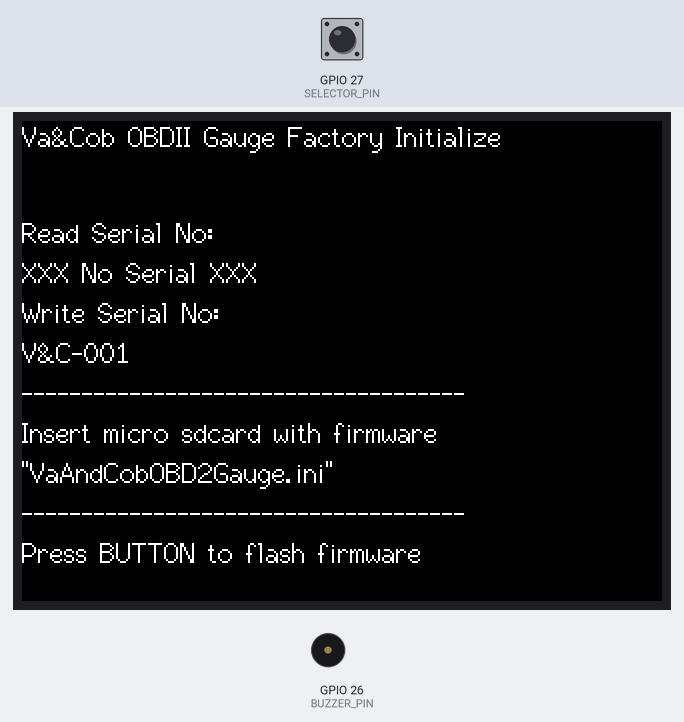
Simulated run of this sketch. Board: ESP32. Parts: 320×240 colour display, buzzer (waves = sounding, pin HIGH). The test bench sets the inputs (shaded band); at power-on: GPIO 27 (SELECTOR_PIN) HIGH. Storage starts empty; EEPROM starts erased; pins used as bus, display or sensor lines are not drawn; what the sketch prints to the serial monitor is not drawn.

Above: at 1.7 s.
1.8 s: GPIO 27 (SELECTOR_PIN) pulled LOW for 0.15 s
Timing chart, 0 to 4.8 s (numbered marks = the images above; inputs shaded):
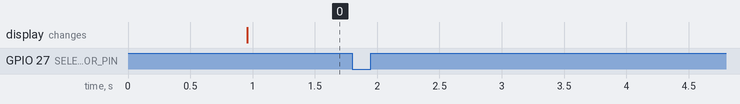

Measured:
- after the input at 1.8 s, every drawn part: stays the same

The sketch:

gauge_factory_init.ino
```cpp
/* This is the first sketch to upload for OBDII gauge
- add serial no. by set in #define serial_no
- micro sdcard firmware upload


*/

#include <Update.h>  //
#include <FS.h>      // File System
#include <SD.h>      // SD Card ESP32
#include <Preferences.h>//save permanent data
#include <TFT_eSPI.h> //Hardware-specific library

const String serial_to_write = "V&C-001";//010


//Pin configuration
#define SCA_PIN 21//not used same pin with TFT_BL
#define SCL_PIN 22//not used (avaialable) CAN_TX
#define ADC_PIN 35//not used (available)  CAN_RX
#define LED_RED_PIN 4
#define LED_GREEN_PIN 16
#define LED_BLUE_PIN 17
#define LDR_PIN 34    //LDR sensor
#define BUZZER_PIN 26//speaker
#define SELECTOR_PIN 27//push button
// setting PWM properties
#define backlightChannel 0
#define buzzerChannel 2

String line[12] = {"","","","","","","","","","","",""};//buffer for each line in terminal function
Preferences pref;//create preference

TFT_eSPI tft = TFT_eSPI();

//TERMINAL terminal for debugging display text
void Terminal(String texts,uint16_t x,uint16_t y,uint16_t w,uint16_t h) {
   uint8_t max_line = round((h-y)/16.0);
   tft.fillRect(x, y,x+ w,y+ h, TFT_BLACK);
   tft.setTextColor(TFT_WHITE);
   for (uint8_t i=0;i<max_line;i++) {
     if (i<=max_line - 2) {
      line[i] = line[i+1];
     } else {
       line[i] = texts;
     }
      tft.drawString(line[i],x,i*20+y,2);
   }//for

}

// perform the actual update from a given stream
void performUpdate(Stream &updateSource, size_t updateSize) {
   if (Update.begin(updateSize)) {

     //update progress
      Serial.print(F("Progress: "));
     Update //progress callback
     .onProgress([](size_t written, size_t total) {
      uint8_t progress = written * 100 / total;
      if (progress%10 == 0) {
        Serial.print(F("*"));
        Terminal("*",0,48,320,191);
      }

    });

      size_t written = Update.writeStream(updateSource, updateSize);
      if (written == updateSize) {
         Serial.println("Written : " + String(written) + " successfully");
      }
      else {
         Serial.println("Written only : " + String(written) + "/" + String(updateSize) + ". Retry?");
      }
      if (Update.end()) {
         Serial.println("OTA done!");
         if (Update.isFinished()) {
            Serial.println("Update successfully completed.");
            Terminal("Update successfully completed.",0,48,320,191);
            ESP.restart();
         }
         else {
            Serial.println("Update not finished? Something went wrong!");
         }
      }
      else {
         Serial.println("Error Occurred. Error #: " + String(Update.getError()));
      }

   }
   else
   {
      Serial.println("Not enough space to begin OTA");
   }
}

// check given FS for valid update.bin and perform update if available
void updateFromFS(fs::FS &fs) {
   File updateBin = fs.open("/VaAndCobOBD2Gauge.bin");
   if (updateBin) {
      if(updateBin.isDirectory()){
         Serial.println("Error, update.bin is not a file");
         updateBin.close();
         return;
      }

      size_t updateSize = updateBin.size();

      if (updateSize > 0) {
         Serial.println("Try to start update");
         performUpdate(updateBin, updateSize);
      }
      else {
         Serial.println("Error, file is empty");
      }

      updateBin.close();

      // whe finished remove the binary from sd card to indicate end of the process

   }
   else {
      Serial.println("Could not load update.bin from sd root");
   }
}
//---------------------------
void setup() {
  pinMode(SELECTOR_PIN,INPUT_PULLUP);//button
    //pwm setup
  ledcSetup(buzzerChannel, 1500, 10);//buzzer 10 bit
  ledcSetup(backlightChannel, 12000, 8);//backlight 8 bit
  ledcAttachPin(BUZZER_PIN, buzzerChannel);//attach buzzer

  Serial.begin(115200);
  delay(100);
  //init TFT display
  tft.init();
  tft.setRotation(1);//landcape
  ledcAttachPin(TFT_BL, backlightChannel);//attach backlight
  ledcWrite(backlightChannel, 255);//full bright
  tft.fillScreen(TFT_BLACK);//show start page
  tft.drawString("Va&Cob OBDII Gauge Factory Initialize",0,0,2);
  Serial.println("Va&Cob OBDII Gauge Factory Initialize");
  Serial.println("-------------------------------------");
  Serial.print("Read Serial No: ");
  Terminal("Read Serial No: ",0,48,320,191);
//read current serial
  pref.begin("security", false);//write /read
  String serial_no = pref.getString("serialno","");
  if (serial_no == "") {//serial no not found
    Serial.println("XXX No Serial XXX");
    Terminal("XXX No Serial XXX",0,48,320,191);
  } else {
    Serial.println(serial_no);
    Terminal(serial_no,0,48,320,191);
  }
//write a new serial no
  Serial.print("Write Serial No: ");
  Serial.println(serial_to_write);
  Terminal("Write Serial No: ",0,48,320,191);
  Terminal(serial_to_write,0,48,320,191);
  pref.putString("serialno",serial_to_write);
  pref.end();//close pref

  Serial.println("-------------------------------------");
  Serial.println("Insert micro sdcard with firmware \"VaAndCobOBD2Gauge.ini\"");
  Terminal("-------------------------------------",0,48,320,191);
  Terminal("Insert micro sdcard with firmware",0,48,320,191);
  Terminal("\"VaAndCobOBD2Gauge.ini\"",0,48,320,191);

  Serial.println("-------------------------------------");
  Serial.print("Press BUTTON to flash firmware");
  Terminal("-------------------------------------",0,48,320,191);
  Terminal("Press BUTTON to flash firmware",0,48,320,191);

  while (digitalRead(SELECTOR_PIN) == HIGH) {
  delay(10);
  }

   //first init and check SD card
   if (!SD.begin()) {
      Serial.println("Card Mount Failed");
   }

  uint8_t cardType = SD.cardType();

   if (cardType == CARD_NONE) {
      Serial.println("No SD_MMC card attached");
      ESP.restart();
   }else{
      updateFromFS(SD);
  }
}

//---------------------------
void loop() {
  yield();
}
```
